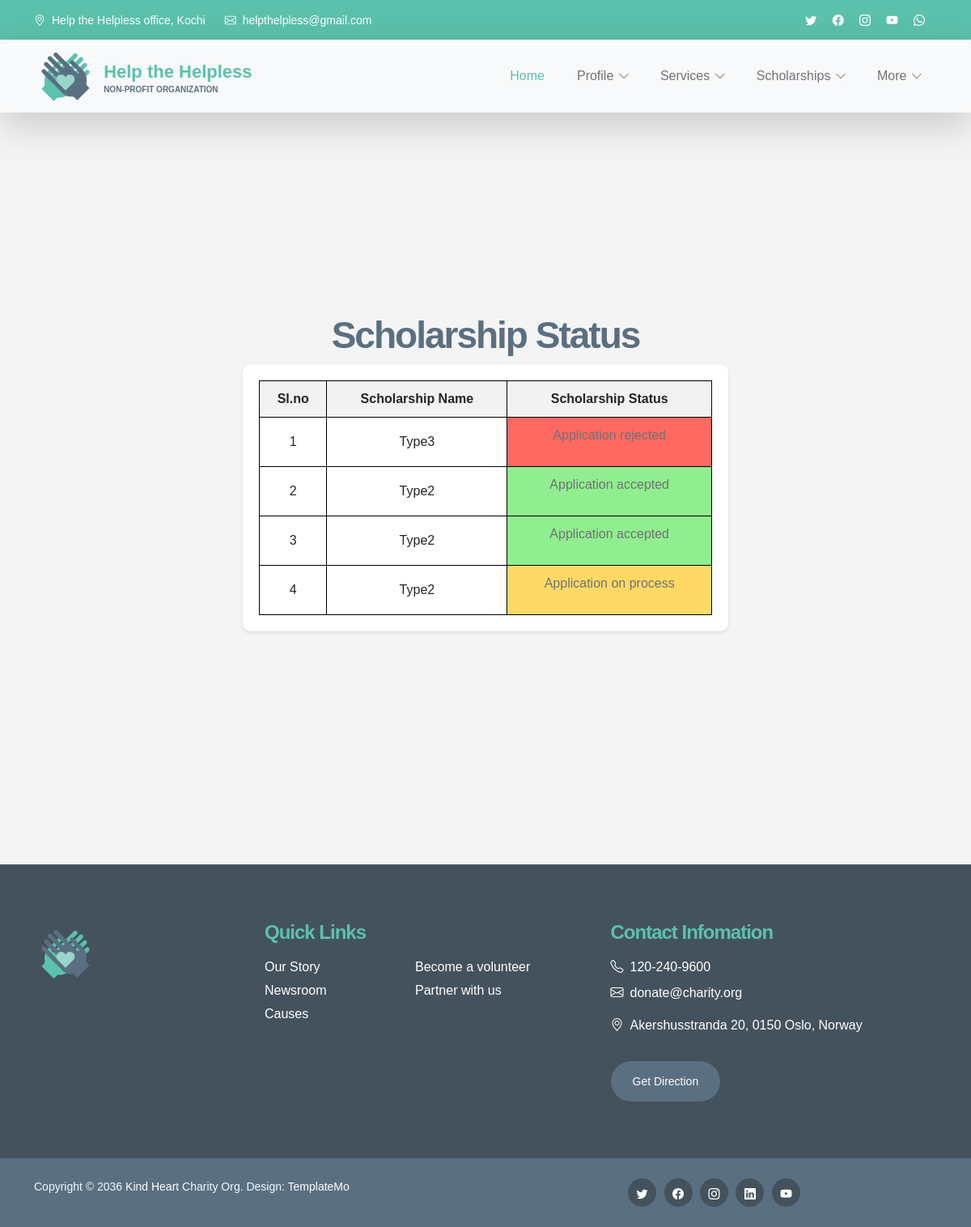
The page /Organization/scholarshipstatus/ (signed in) on the database its author committed.
### Organization/models.py (models this page shows)
class tbl_scholarshipapply(models.Model):
    status=models.IntegerField(default=0)
    document=models.FileField(upload_to="Orgdoc/")
    scholarship_name=models.ForeignKey(tbl_scholarshipname,on_delete=models.CASCADE)
    date=models.DateField(auto_now_add=True)
    org_name=models.ForeignKey(tbl_organization,on_delete=models.SET_NULL,null=True)

### Helpers/models.py (models this page shows)
class tbl_scholarshipname(models.Model):
    scholarship_name=models.CharField(max_length=50)
    scholarship_details=models.CharField(max_length=50)
    scholarship_type=models.ForeignKey(tbl_scholarshiptype,on_delete=models.CASCADE)

### Organization/views.py (the view)
# urls.py: path('scholarshipstatus/', views.scholarshipstatus,name="scholarshipstatus"),
def scholarshipstatus(request):
    if 'oid' in request.session:
        data=tbl_organization.objects.get(id=request.session["oid"])
        sdata=tbl_scholarshipapply.objects.filter(org_name=data)
        return render(request,"Organization/ScholarshipStatus.html",{'datas':sdata,'data1':data})
    else:
        return render(request,"Organization/ScholarshipStatus.html",{'datas':sdata,'data':data})

### Organization/Templates/Organization/ScholarshipStatus.html (shortened to what this page needs)
{% extends 'Organization/header.html' %}
{% load static %}
{% block content %}
<!DOCTYPE html>
<html lang="en">
<head>
</head>
<body style="font-family: Arial, sans-serif; background-color: #f4f4f4; margin: 0; padding: 0;">
<h2 style="text-align: center; margin-top: 200px;">Scholarship Status</h2>
<div style="max-width: 600px; margin: 0 auto; padding: 20px; background-color: #fff; border-radius: 10px; box-shadow: 0 2px 4px rgba(0, 0, 0, 0.1);">
    <table style="border-collapse: collapse; width: 100%; border-radius: 10px;">
        <tr>
            <th style="border: 1px solid black; padding: 10px; background-color: #f2f2f2; text-align: center;">Sl.no</th>
            <th style="border: 1px solid black; padding: 10px; background-color: #f2f2f2; text-align: center;">Scholarship Name</th>
            <th style="border: 1px solid black; padding: 10px; background-color: #f2f2f2; text-align: center;">Scholarship Status</th>
        </tr>
        {% if datas %}
            {% for i in datas %}
                <tr>
                    <td style="border: 1px solid black; padding: 10px; text-align: center;">{{forloop.counter}}</td>
                    <td style="border: 1px solid black; padding: 10px; text-align: center;">{{i.scholarship_name.scholarship_name}}</td>
                    <td style="border: 1px solid black; padding: 10px; text-align: center; {% if i.status == 0 %}background-color: #ffd966; /* Light orange */{% elif i.status == 1 %}background-color: #90ee90; /* Green */{% else %}background-color: #ff6961; /* Red */{% endif %};">
                        {% if i.status == 0 %}
                            <p>Application on process</p>
                        {% elif i.status == 1 %}
                            <p>Application accepted</p>
                        {% else %}
                            <p>Application rejected</p>
                        {% endif %}
                    </td>
                </tr>
            {% endfor %}
        {% else %}
            <tr>
                <td colspan="3" style="border: 1px solid black; padding: 10px; text-align: center;">No results</td>
            </tr>
        {% endif %}
    </table>
</div>
</body>
</html>
{% endblock content %}

### Guest/static/Main/css/templatemo-kind-heart-charity.css (style rules this page uses)
:root { --white-color: #ffffff; --primary-color: #5bc1ac; --secondary-color: #5a6f80; --section-bg-color: #f0f8ff; --site-footer-bg-color: #44525d; --custom-btn-bg-color: #597081; --custom-btn-bg-hover-color: #5bc1ac; --dark-color: #000000; --p-color: #717275; --border-color: #e9eaeb; --body-font-family: 'Metropolis', sans-serif; --h1-font-size: 52px; --h2-font-size: 46px; --h3-font-size: 32px; --h4-font-size: 28px; --h5-font-size: 24px; --h6-font-size: 22px; --p-font-size: 16px; --btn-font-size: 18px; --copyright-font-size: 14px; --border-radius-large: 100px; --border-radius-medium: 20px; --border-radius-small: 10px; --font-weight-light: 300; --font-weight-normal: 400; --font-weight-semibold: 600; --font-weight-bold: 700; }
body { background-color: var(--white-color); font-family: var(--body-font-family); }
h2, h3, h4, h5, h6 { color: var(--dark-color); }
h1, h2, h3, h4, h5, h6 { font-weight: var(--font-weight-semibold); letter-spacing: -1px; }
h2 { color: var(--secondary-color); font-size: var(--h2-font-size); letter-spacing: -2px; }
p { color: var(--p-color); font-size: var(--p-font-size); font-weight: var(--font-weight-light); }

### rows shown on the page
tbl_scholarshipapply: scholarship_name.scholarship_name "Type3", status "Application rejected"
tbl_scholarshipapply: scholarship_name.scholarship_name "Type2", status "Application accepted"
tbl_scholarshipapply: scholarship_name.scholarship_name "Type2", status "Application accepted"
tbl_scholarshipapply: scholarship_name.scholarship_name "Type2", status "Application on process"
